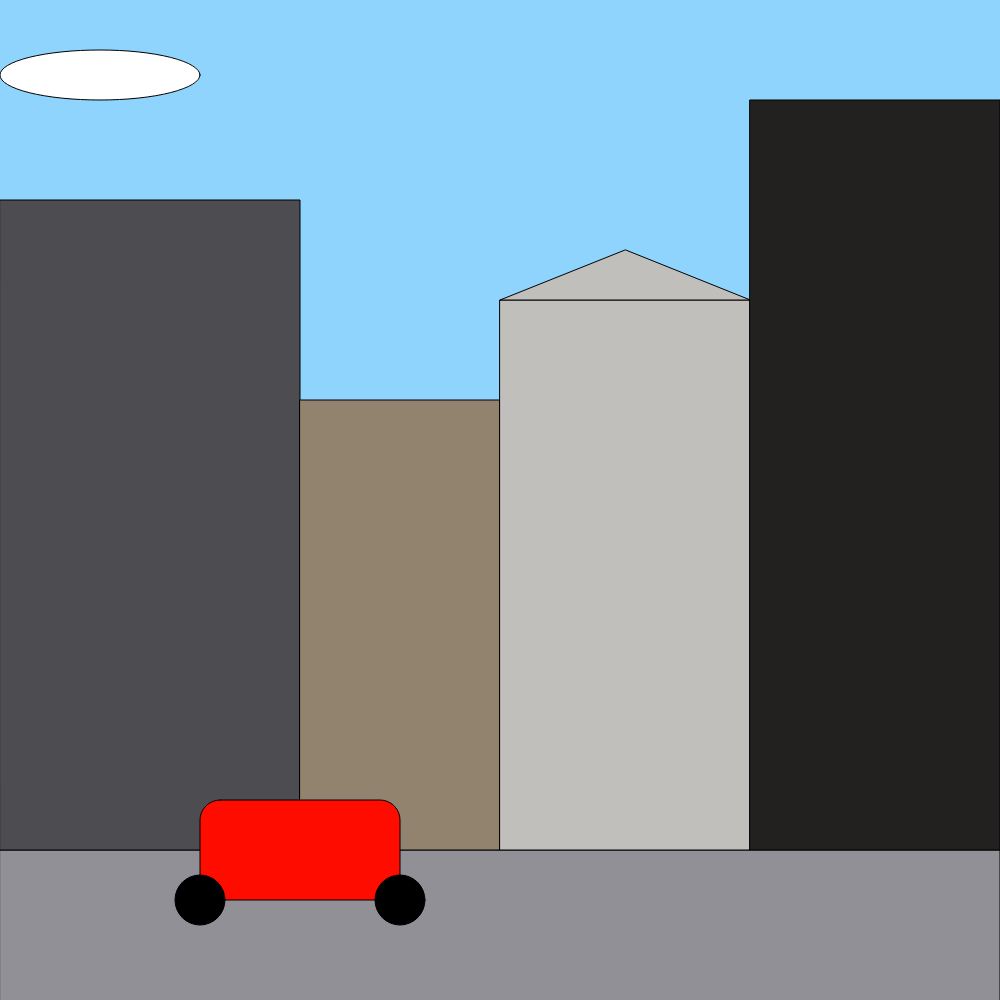
Frame 1 (no input)
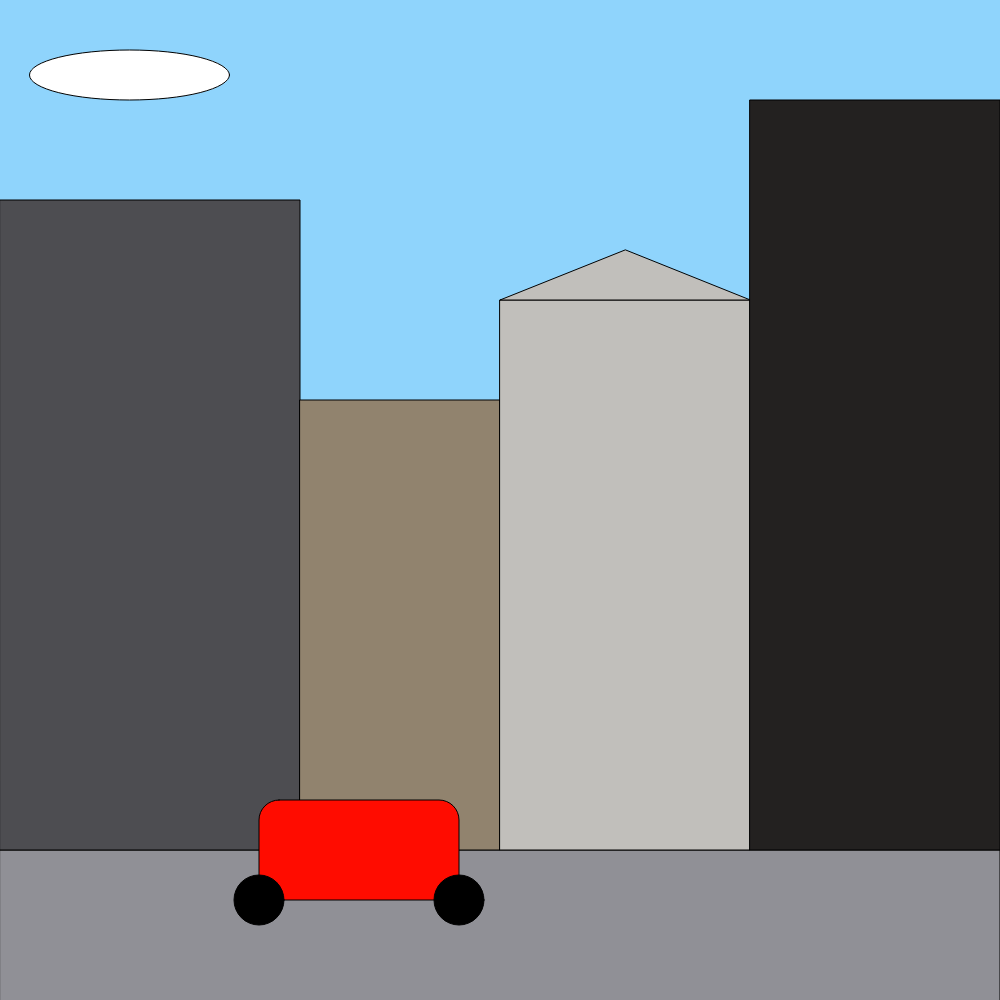
Frame 60 (no input)
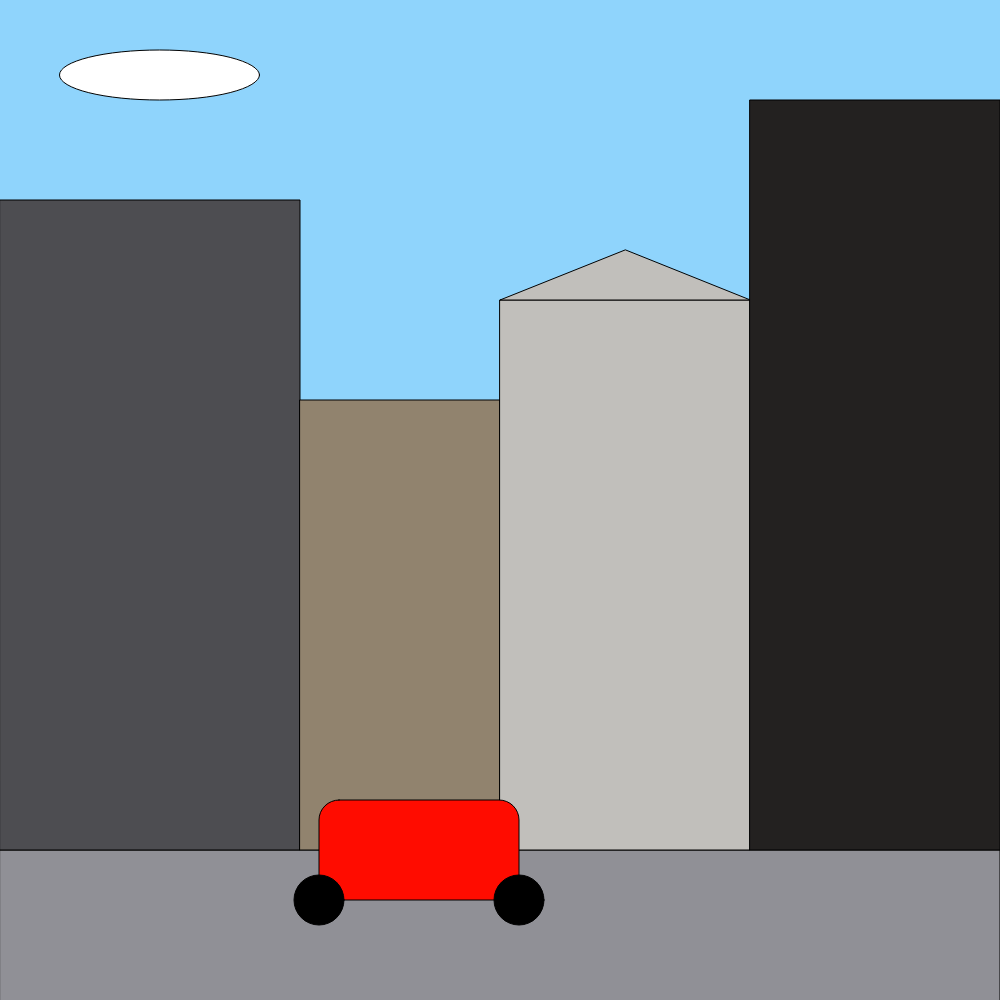
Frame 120 (the mouse pressed at the canvas centre since frame 60)

The p5.js sketch that drew these frames (run headless with seeded random() and noise() and a simulated clock; from frame 60 on, the mouse is pressed at the canvas centre):

// p5.js sketch
// ── sketch.js
var x = 600
var y = 600
var cloudx = 300
var cloudy = 300

function setup() {
  createCanvas (1000, 1000);//1000x1000 canvas
}

function draw() {
 background(143, 212, 252)//sky
  fill(144, 144, 150)//gray
 rect(0, 850, 1000, 200);//street
 fill(77, 77, 81);//dark gray
 rect(0, 200, 300, 650);//building 1
 fill(145, 131, 110);//brown
 rect(300, 400, 200, 450);//building 2
 fill(193, 191, 187);//light gray
 rect(500, 300, 250, 550);//building 3
 triangle(625, 250, 500, 300, 750, 300);//roof
 fill(35, 33, 32);//dark gray
 rect(750, 100, 250, 750);//building 4
 fill(255, 255, 255);//white
 ellipse(cloudx - 200, cloudy -225, 200, 50);//cloud
 fill(255, 12, 0);//red
 rect(x - 400, y + 200, 200, 100, 20);//car
 fill(0,0,0);//black
 ellipse(x - 400, y +300, 50, 50);//left wheele
 ellipse(x - 200, y +300, 50, 50);//left wheele

 x = x + 1;//motion of car
 if(x > 1450){
 	x = 0
 }

 cloudx = cloudx + .5;//motion of cloud
 if(cloudx > 1300){
 	cloudx = 0
}
}
